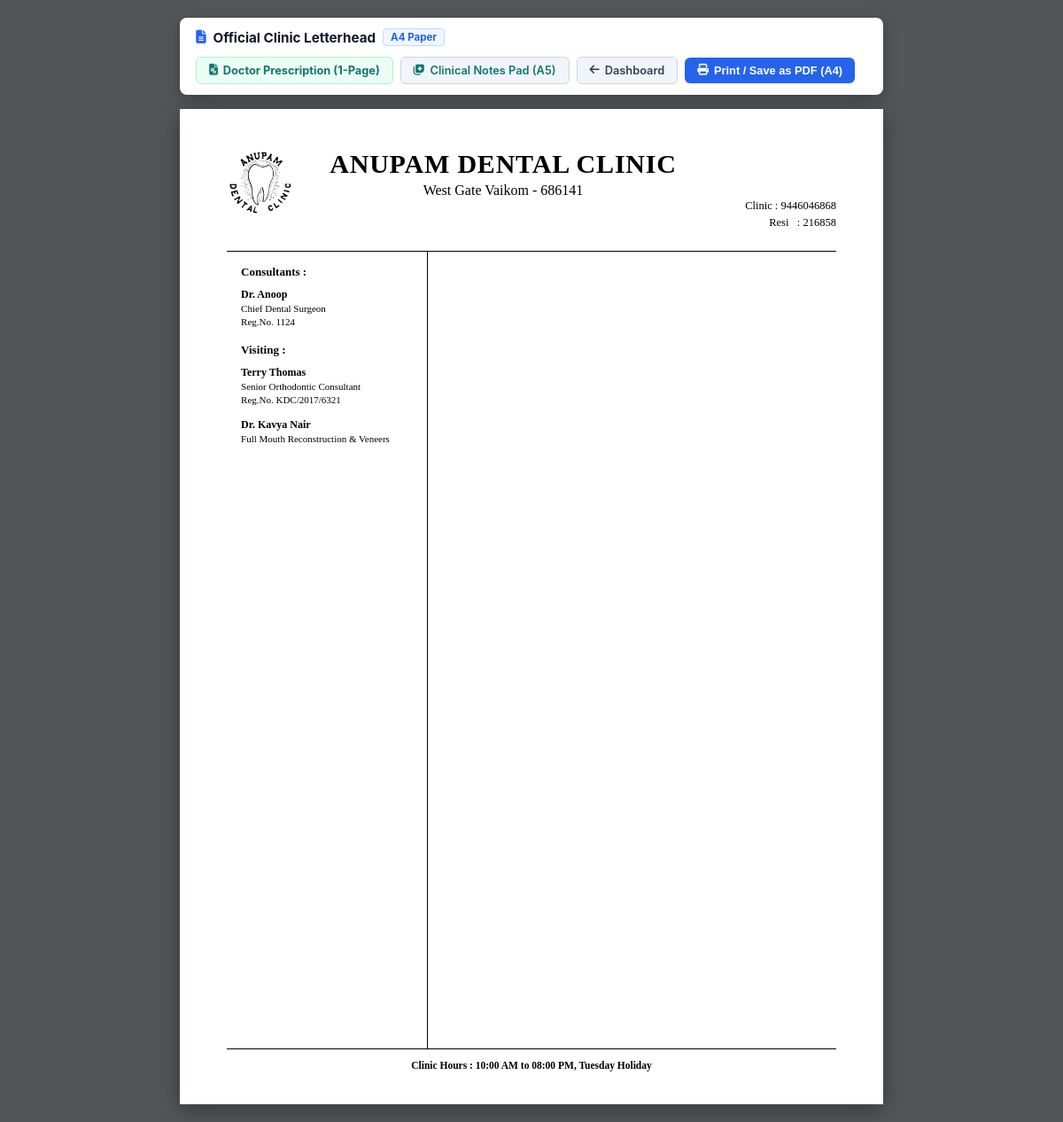
Page /dashboard/print-letterhead/ on the earlier database version.
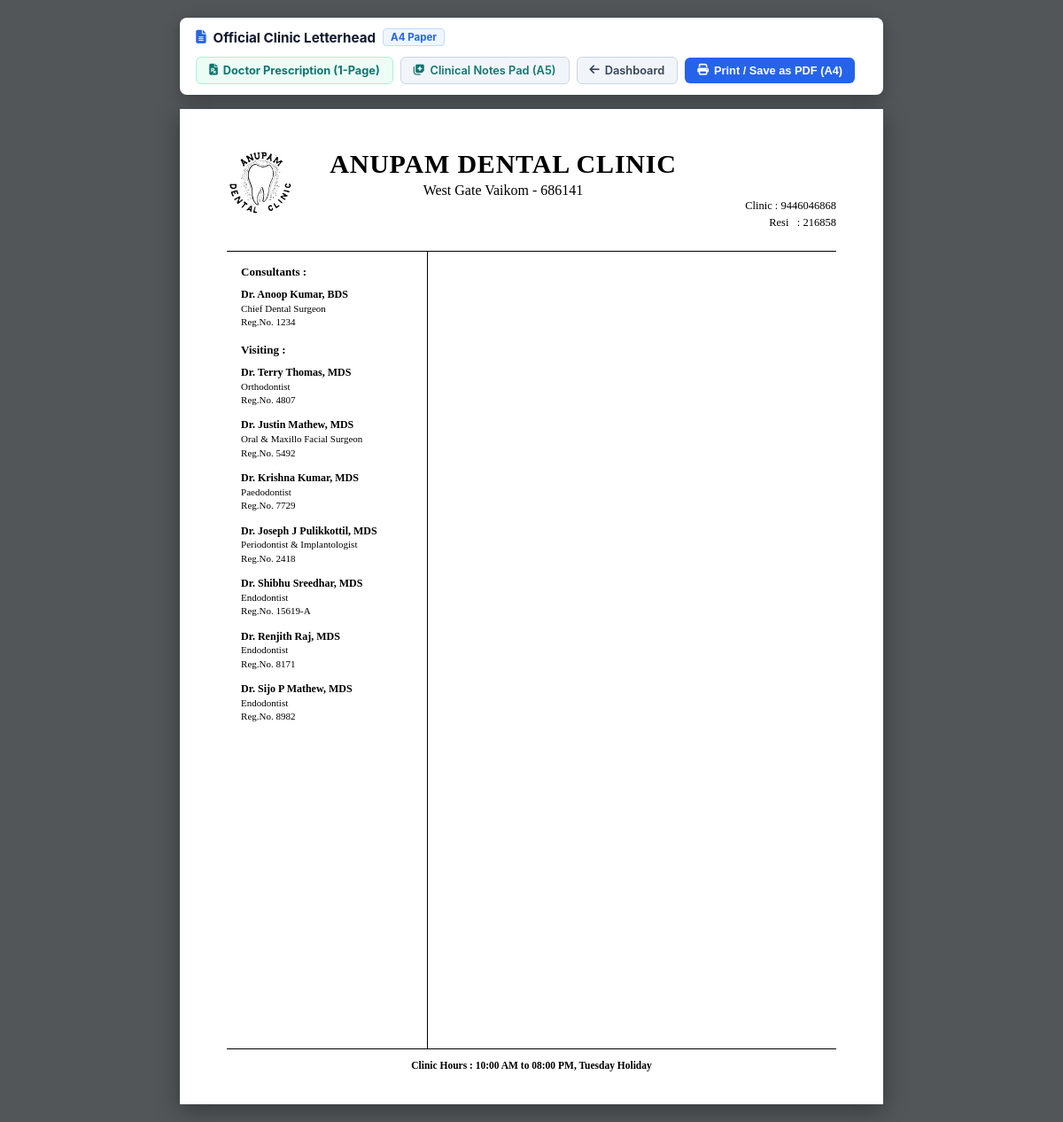
Same page on the later database version.
### Dental/models.py (models this page shows, shortened)
class Doctor(models.Model):
    name = models.CharField(max_length=150)
    reg_no = models.CharField(max_length=100, blank=True, default="", help_text="Registration Number")
    designation = models.CharField(max_length=150, blank=True, default="", help_text="e.g. Senior Dental Surgeon")
    qualification = models.CharField(max_length=200, help_text="e.g. BDS, MDS (Implantology)")
    title = models.CharField(max_length=150, blank=True, default="Senior Dental Surgeon")
    specialization = models.CharField(max_length=150, blank=True, default="")
    experience_years = models.IntegerField(default=15)
    bio = models.TextField(blank=True)
    photo = models.ImageField(upload_to='doctors/', blank=True, null=True, help_text="Doctor profile photo")
    avatar_url = models.CharField(max_length=300, blank=True, help_text="Image URL or SVG icon")
    is_chief = models.BooleanField(default=False)
    available_days = models.CharField(max_length=100, default="Mon - Sat")

### Dental/views.py (the view)
# urls.py: path('dashboard/print-letterhead/', views.print_letterhead_view, name='print_letterhead'),
def print_letterhead_view(request):
    consultants = list(Doctor.objects.filter(is_chief=True).order_by('id'))
    if not consultants and Doctor.objects.exists():
        consultants = [Doctor.objects.first()]
        visiting_doctors = list(Doctor.objects.exclude(id=consultants[0].id).order_by('id'))
    else:
        visiting_doctors = list(Doctor.objects.filter(is_chief=False).order_by('id'))
    chief_doctor = consultants[0] if consultants else None
    all_doctors = Doctor.objects.all().order_by('-is_chief', 'id')
    about_clinic = AboutClinic.objects.first()
    context = {
        'consultants': consultants,
        'chief_doctor': chief_doctor,
        'visiting_doctors': visiting_doctors,
        'all_doctors': all_doctors,
        'about_clinic': about_clinic,
    }
    return render(request, 'Dental/print_letterhead.html', context)

### Dental/templates/Dental/print_letterhead.html (shortened to what this page needs)
{% load static %}
<!DOCTYPE html>
<html lang="en">
<head>
  <link rel="stylesheet" href="https://cdnjs.cloudflare.com/ajax/libs/font-awesome/6.4.0/css/all.min.css">
</head>
<body>
  <div class="screen-toolbar no-print">
    <div class="toolbar-title">
      <i class="fas fa-file-alt" style="color: #2563eb;"></i>
      <span>Official Clinic Letterhead</span>
      <span class="badge-a4">A4 Paper</span>
    </div>
    <div class="toolbar-actions">
      <a href="{% url 'print_prescription' %}" class="btn btn-back" style="color: #0f766e; font-weight: 700; background: #ecfdf5; border-color: #a7f3d0;">
        <i class="fas fa-file-prescription"></i> Doctor Prescription (1-Page)
      </a>
      <a href="{% url 'print_clinical_notes' %}" class="btn btn-back" style="color: #0f766e;">
        <i class="fas fa-notes-medical"></i> Clinical Notes Pad (A5)
      </a>
      <a href="{% url 'dashboard' %}" class="btn btn-back">
        <i class="fas fa-arrow-left"></i> Dashboard
      </a>
      <button type="button" class="btn btn-print" onclick="window.print()">
        <i class="fas fa-print"></i> Print / Save as PDF (A4)
      </button>
    </div>
  </div>
  <div class="a4-sheet">
    <div class="lh-header">
      <div class="lh-logo-wrap">
        <img src="{% static 'Dental/images/logo.png' %}" alt="Anupam Dental Clinic Logo">
      </div>
      <div class="lh-clinic-title">
        <h1>ANUPAM DENTAL CLINIC</h1>
        <p>West Gate Vaikom - 686141</p>
      </div>
      <div class="lh-contacts">
        <div>Clinic : 9446046868</div>
        <div>Resi&nbsp;&nbsp; : 216858</div>
      </div>
    </div>
    <div class="lh-main-box">
      <div class="lh-left-col">
        <h3 style="margin-bottom: 8px;">Consultants :</h3>
        {% for doc in consultants %}
        <div class="doc-entry">
          <div class="doc-name">{{ doc.name }}</div>
          {% if doc.designation or doc.specialization or doc.title or doc.qualification %}
          <div class="doc-sub">{{ doc.designation|default:doc.specialization|default:doc.title|default:doc.qualification }}</div>
          {% endif %}
          {% if doc.reg_no %}<div class="doc-reg">Reg.No. {{ doc.reg_no }}</div>{% endif %}
        </div>
        {% empty %}
        <div class="doc-entry">
          <div class="doc-name">Dr. Anoop Kumar, BDS</div>
          <div class="doc-sub">Chief Dental Surgeon</div>
          <div class="doc-reg">Reg.No. 1234</div>
        </div>
        {% endfor %}
        <h3 style="margin-top: 14px; margin-bottom: 8px;">Visiting :</h3>
        {% for doc in visiting_doctors %}
        <div class="doc-entry">
          <div class="doc-name">{{ doc.name }}</div>
          {% if doc.designation or doc.specialization or doc.title or doc.qualification %}
          <div class="doc-sub">{{ doc.designation|default:doc.specialization|default:doc.title|default:doc.qualification }}</div>
          {% endif %}
          {% if doc.reg_no %}<div class="doc-reg">Reg.No. {{ doc.reg_no }}</div>{% endif %}
        </div>
        {% empty %}
        <div class="doc-entry">
          <div class="doc-name">Dr. JUSTIN MATHEW, MDS</div>
          <div class="doc-sub">Oral &amp; Maxillo Facial Surgeon</div>
          <div class="doc-reg">Reg.No. 5492</div>
        </div>
        {% endfor %}
      </div>
      <div class="lh-right-col">
      </div>
    </div>
    <div class="lh-footer">
      Clinic Hours : 10:00 AM to 08:00 PM, Tuesday Holiday
    </div>
  </div>
</body>
</html>

### Dental/templates/Dental/print_letterhead.html (style rules this page uses)
* { box-sizing: border-box; margin: 0; padding: 0; }
body { font-family: 'Times New Roman', Times, Georgia, serif; background: #525659; color: #000; display: flex; flex-direction: column; align-items: center; padding: 20px 0; }
.screen-toolbar { width: 210mm; max-width: 95vw; background: #ffffff; padding: 12px 18px; margin-bottom: 16px; border-radius: 8px; box-shadow: 0 4px 16px rgba(0,0,0,0.25); display: flex; align-items: center; justify-content: space-between; flex-wrap: wrap; gap: 12px; font-family: -apple-system, BlinkMacSystemFont, "Segoe UI", Roboto, sans-serif; }
.toolbar-title { font-size: 0.95rem; font-weight: 700; color: #0f172a; display: flex; align-items: center; gap: 8px; }
.badge-a4 { background: #eff6ff; color: #2563eb; font-size: 0.72rem; padding: 2px 8px; border-radius: 4px; border: 1px solid #bfdbfe; font-weight: 700; }
.toolbar-actions { display: flex; align-items: center; gap: 8px; }
.btn { padding: 7px 14px; border-radius: 6px; font-size: 0.8rem; font-weight: 600; cursor: pointer; border: none; display: inline-flex; align-items: center; gap: 6px; text-decoration: none; transition: background 0.15s; }
.btn-print { background: #2563eb; color: #ffffff; }
.btn-back { background: #f1f5f9; color: #334155; border: 1px solid #cbd5e1; }
.a4-sheet { width: 210mm; min-height: 297mm; height: 297mm; background: #ffffff; padding: 12mm 14mm 10mm 14mm; box-shadow: 0 6px 24px rgba(0,0,0,0.35); display: flex; flex-direction: column; justify-content: space-between; position: relative; }
.lh-header { display: flex; align-items: flex-start; justify-content: space-between; padding-bottom: 12px; margin-bottom: 10px; }
.lh-logo-wrap { width: 76px; height: 76px; flex-shrink: 0; display: flex; align-items: center; justify-content: center; }
.lh-logo-wrap img { width: 76px; height: 76px; max-width: 100%; max-height: 100%; object-fit: contain; display: block; }
.lh-clinic-title { text-align: center; flex: 1; padding-top: -5px; }
.lh-clinic-title h1 { font-size: 30px; font-weight: 800; letter-spacing: 0.8px; text-transform: uppercase; margin-bottom: 4px; }
.lh-clinic-title p { font-size: 16px; font-weight: 500; }
.lh-contacts { width: 140px; text-align: right; font-size: 12.5px; line-height: 1.5; padding-top: 55px; }
.lh-main-box { width: 100%; border-top: 1px solid #000; border-bottom: 1px solid #000; flex: 1; display: flex; min-height: 200mm; margin-bottom: 8px; box-sizing: border-box; }
.lh-left-col { width: 33%; border-right: 1.5px solid #000; padding: 14px 16px; font-size: 11.5px; line-height: 1.4; }
.lh-left-col h3 { font-size: 13px; font-weight: bold; margin-bottom: 6px; }
.doc-entry { margin-bottom: 12px; }
.doc-name { font-weight: bold; font-size: 12px; }
.doc-sub { font-size: 11px; }
.doc-reg { font-size: 11px; }
.lh-right-col { width: 67%; padding: 16px 20px; display: flex; flex-direction: column; justify-content: flex-start; position: relative; }
.lh-footer { text-align: center; font-size: 11.5px; font-weight: bold; padding-top: 4px; }

Differences in the rows shown:
removed Doctor: name "Dr. Kavya Nair", designation "Full Mouth Reconstruction & Veneers", shown under "Visiting :"
changed Doctor "Chief Dental Surgeon": name "Dr. Anoop" → "Dr. Anoop Kumar, BDS"; reg_no "1124" → "1234"
changed Doctor: name "Terry Thomas" → "Dr. Terry Thomas, MDS"; designation "Senior Orthodontic Consultant" → "Orthodontist"; reg_no "KDC/2017/6321" → "4807"
added Doctor: name "Dr. Justin Mathew, MDS", designation "Oral & Maxillo Facial Surgeon", reg_no "5492", shown under "Visiting :"
added Doctor: name "Dr. Krishna Kumar, MDS", designation "Paedodontist", reg_no "7729", shown under "Visiting :"
added Doctor: name "Dr. Joseph J Pulikkottil, MDS", designation "Periodontist & Implantologist", reg_no "2418", shown under "Visiting :"
added Doctor: name "Dr. Shibhu Sreedhar, MDS", designation "Endodontist", reg_no "15619-A", shown under "Visiting :"
added Doctor: name "Dr. Renjith Raj, MDS", designation "Endodontist", reg_no "8171", shown under "Visiting :"
added Doctor: name "Dr. Sijo P Mathew, MDS", designation "Endodontist", reg_no "8982", shown under "Visiting :"
